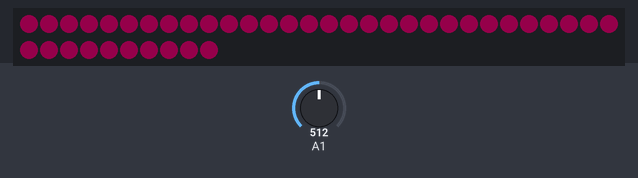
The sketch below on a simulated Arduino Uno, built with avr-gcc and run on an emulated ATmega328P. Parts: 40 RGB LEDs in strip order, left to right, continuing on the next row. The test bench sets the inputs (shaded band); at power-on: A1 = 512. Dim RGB values are drawn brighter than linear; random numbers use the default seed unless the sketch sets one.

Above: at 1.2 s.
1.3 s: A1 set to 399
2.8 s: A1 set to 381
At 3.3 s:
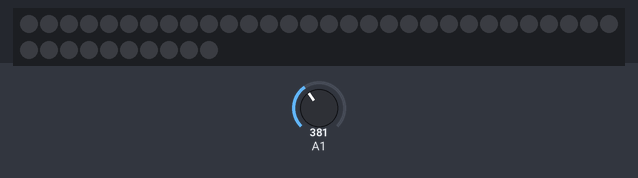
4.3 s: A1 set to 400
At 5.5 s:
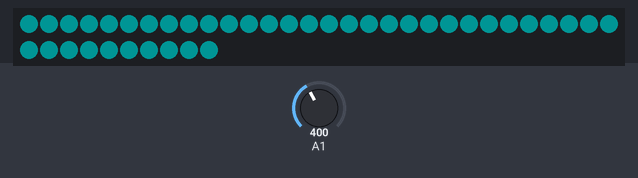
5.8 s: A1 set to 380
At 6.7 s:
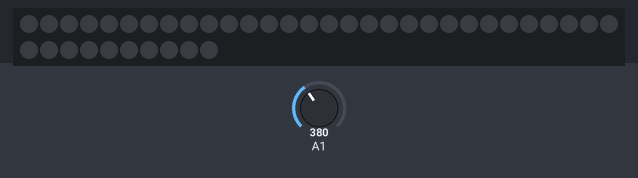
7.3 s: A1 set to 511
At 8.0 s:
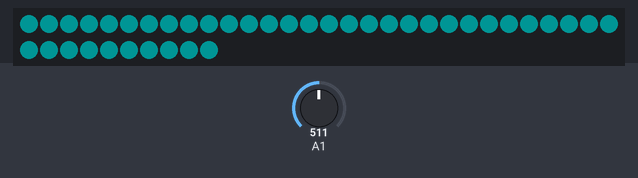
Timing chart, 0 to 9.8 s (numbered marks = the images above; inputs shaded):
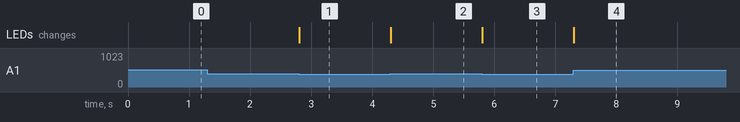

The sketch:

Arduino_instrument_prototype.ino
```cpp
#include <Adafruit_NeoPixel.h>
#include "FastLED.h"


//define NeoPixel Pin and Number of LEDs and brightness
#define PIN 5
#define BRIGHTNESS 20
#define NUM_LEDS 40


unsigned long previous_millis; //Millis needed for counting the time between the analog data samples
unsigned long current_millis;
int sensorValue; //Microphone's analog output values
int ranval; //Random value for getting the random colour value for the LED


//Spaghet color palette. Index will be calculated with random(0,11) and the random index decides the random colour for the RGB strip
CRGB color_array[] = {CRGB(255,0,128), CRGB(255,0,255), CRGB(128,0,255), CRGB(0,0,255), CRGB(0,125,255), CRGB(0,255,255), CRGB(0,255,128), CRGB(0,255,0), CRGB(128,255,0), CRGB(255,255,0), CRGB(255,0,0),CRGB(0,0,0)};


CRGB leds[NUM_LEDS];

void setup() {
  // initialize serial communication at 9600 bits per second:
  Serial.begin(9600);
  FastLED.addLeds<NEOPIXEL, PIN>(leds, NUM_LEDS);  // GRB ordering is assumed

  pinMode(0, INPUT);
  // start the strip and blank it out
  FastLED.setBrightness(BRIGHTNESS);
  FastLED.clear();
  FastLED.show();
  randomSeed(analogRead(0));  //Set random number generator seed from analog pin 0
  previous_millis = millis();  //Millis start

}

//The analog pin reads value from microphone max9814. If the value from the mic is over the threshold (390) the led strip will activate a random colour from the palette defined earlier.
//The objective is to change the colour whenever there is small gap between the sounds (with instrument: when a new note is played). Long sounds will result the led strip to present the same colour for the whole duration of the sound.


//The loop runs forever
void loop() {
  // read the input on analog pin 1:
  sensorValue = analogRead(A1);

  current_millis = millis();

  if (sensorValue >= 390){ //SensorValue is the analog value from the microphone
    //Serial.println(sensorValue);

    if (current_millis - previous_millis < 70){ //The gap between the data samples that are over the threshold value is small == long sound, and colour value should not be changed

      fill_solid( leds, NUM_LEDS, color_array[ranval]); //random colour value for the strip

      }

    else { //current_millis - previous_millis >= 60. Meaning the gap is long and the sound has changed
      ranval = random(0,11); //deciding new colour value for the next sound
      }

    previous_millis = current_millis;
  }
  else {  //sensorValue < 390

  FastLED.clear();
    }
  FastLED.setBrightness(BRIGHTNESS);
  FastLED.show();

  }
```

Measured:
- the behaviour switches between 390 and 389 on A1 (found by bisection; images 0 and 1)
- after the input at 1.3 s, every drawn part: stays the same
- after the input at 2.8 s, the LEDs: change at once (image 1)
- after the input at 4.3 s, the LEDs: change at once (image 2)
- after the input at 5.8 s, the LEDs: change at once (image 3)
- after the input at 7.3 s, the LEDs: change at once (image 4)
